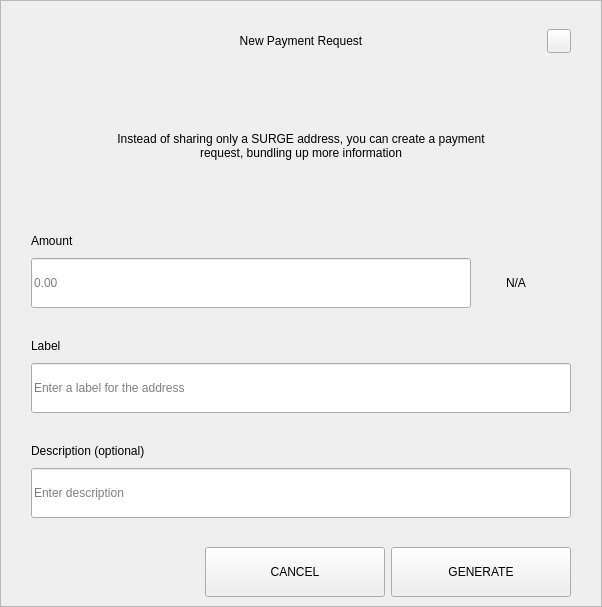
<?xml version="1.0" encoding="UTF-8"?>
<ui version="4.0">
 <class>RequestDialog</class>
 <widget class="QDialog" name="RequestDialog">
  <property name="geometry">
   <rect>
    <x>0</x>
    <y>0</y>
    <width>602</width>
    <height>607</height>
   </rect>
  </property>
  <property name="windowTitle">
   <string notr="true">N/A</string>
  </property>
  <layout class="QVBoxLayout" name="verticalLayout_5">
   <property name="spacing">
    <number>0</number>
   </property>
   <property name="leftMargin">
    <number>0</number>
   </property>
   <property name="topMargin">
    <number>0</number>
   </property>
   <property name="rightMargin">
    <number>0</number>
   </property>
   <property name="bottomMargin">
    <number>0</number>
   </property>
   <item>
    <widget class="QFrame" name="frame">
     <property name="styleSheet">
      <string notr="true"/>
     </property>
     <property name="frameShape">
      <enum>QFrame::StyledPanel</enum>
     </property>
     <property name="frameShadow">
      <enum>QFrame::Raised</enum>
     </property>
     <layout class="QVBoxLayout" name="verticalLayout_4" stretch="1,0,0">
      <property name="spacing">
       <number>0</number>
      </property>
      <property name="leftMargin">
       <number>30</number>
      </property>
      <property name="topMargin">
       <number>20</number>
      </property>
      <property name="rightMargin">
       <number>30</number>
      </property>
      <property name="bottomMargin">
       <number>0</number>
      </property>
      <item>
       <layout class="QHBoxLayout" name="horizontalLayout_3">
        <property name="spacing">
         <number>0</number>
        </property>
        <item>
         <spacer name="horizontalSpacer_21">
          <property name="orientation">
           <enum>Qt::Horizontal</enum>
          </property>
          <property name="sizeHint" stdset="0">
           <size>
            <width>40</width>
            <height>20</height>
           </size>
          </property>
         </spacer>
        </item>
        <item>
         <widget class="QLabel" name="labelTitle">
          <property name="minimumSize">
           <size>
            <width>0</width>
            <height>40</height>
           </size>
          </property>
          <property name="maximumSize">
           <size>
            <width>16777215</width>
            <height>40</height>
           </size>
          </property>
          <property name="styleSheet">
           <string notr="true">padding-left:24px;</string>
          </property>
          <property name="text">
           <string>New Payment Request</string>
          </property>
          <property name="alignment">
           <set>Qt::AlignCenter</set>
          </property>
          <property name="margin">
           <number>7</number>
          </property>
         </widget>
        </item>
        <item>
         <spacer name="horizontalSpacer">
          <property name="orientation">
           <enum>Qt::Horizontal</enum>
          </property>
          <property name="sizeHint" stdset="0">
           <size>
            <width>40</width>
            <height>20</height>
           </size>
          </property>
         </spacer>
        </item>
        <item>
         <widget class="QPushButton" name="btnEsc">
          <property name="minimumSize">
           <size>
            <width>24</width>
            <height>24</height>
           </size>
          </property>
          <property name="maximumSize">
           <size>
            <width>24</width>
            <height>24</height>
           </size>
          </property>
          <property name="focusPolicy">
           <enum>Qt::NoFocus</enum>
          </property>
          <property name="text">
           <string/>
          </property>
         </widget>
        </item>
       </layout>
      </item>
      <item>
       <widget class="QStackedWidget" name="stack">
        <property name="minimumSize">
         <size>
          <width>540</width>
          <height>0</height>
         </size>
        </property>
        <property name="maximumSize">
         <size>
          <width>540</width>
          <height>16777215</height>
         </size>
        </property>
        <property name="currentIndex">
         <number>0</number>
        </property>
        <widget class="QWidget" name="page_1">
         <property name="minimumSize">
          <size>
           <width>540</width>
           <height>0</height>
          </size>
         </property>
         <property name="maximumSize">
          <size>
           <width>540</width>
           <height>16777215</height>
          </size>
         </property>
         <layout class="QVBoxLayout" name="layout1">
          <property name="spacing">
           <number>0</number>
          </property>
          <property name="leftMargin">
           <number>0</number>
          </property>
          <property name="topMargin">
           <number>0</number>
          </property>
          <property name="rightMargin">
           <number>0</number>
          </property>
          <property name="bottomMargin">
           <number>0</number>
          </property>
          <item>
           <spacer name="verticalSpacer_21">
            <property name="orientation">
             <enum>Qt::Vertical</enum>
            </property>
            <property name="sizeType">
             <enum>QSizePolicy::Fixed</enum>
            </property>
            <property name="sizeHint" stdset="0">
             <size>
              <width>20</width>
              <height>30</height>
             </size>
            </property>
           </spacer>
          </item>
          <item alignment="Qt::AlignHCenter">
           <widget class="QLabel" name="labelMessage">
            <property name="minimumSize">
             <size>
              <width>400</width>
              <height>50</height>
             </size>
            </property>
            <property name="text">
             <string>Instead of sharing only a SURGE address, you can create a payment request, bundling up more information</string>
            </property>
            <property name="alignment">
             <set>Qt::AlignCenter</set>
            </property>
            <property name="wordWrap">
             <bool>true</bool>
            </property>
           </widget>
          </item>
          <item alignment="Qt::AlignBottom">
           <widget class="QWidget" name="containerAmount" native="true">
            <layout class="QVBoxLayout" name="verticalLayout">
             <property name="spacing">
              <number>9</number>
             </property>
             <property name="leftMargin">
              <number>0</number>
             </property>
             <property name="topMargin">
              <number>0</number>
             </property>
             <property name="rightMargin">
              <number>0</number>
             </property>
             <property name="bottomMargin">
              <number>0</number>
             </property>
             <item>
              <widget class="QLabel" name="labelSubtitleAmount">
               <property name="minimumSize">
                <size>
                 <width>350</width>
                 <height>16</height>
                </size>
               </property>
               <property name="maximumSize">
                <size>
                 <width>16777215</width>
                 <height>16</height>
                </size>
               </property>
               <property name="text">
                <string>Amount</string>
               </property>
              </widget>
             </item>
             <item alignment="Qt::AlignTop">
              <widget class="QWidget" name="layoutAmount" native="true">
               <layout class="QHBoxLayout" name="horizontalLayout" stretch="2,0">
                <property name="spacing">
                 <number>0</number>
                </property>
                <property name="leftMargin">
                 <number>0</number>
                </property>
                <property name="topMargin">
                 <number>0</number>
                </property>
                <property name="rightMargin">
                 <number>0</number>
                </property>
                <property name="bottomMargin">
                 <number>0</number>
                </property>
                <item>
                 <widget class="QLineEdit" name="lineEditAmount">
                  <property name="minimumSize">
                   <size>
                    <width>0</width>
                    <height>50</height>
                   </size>
                  </property>
                  <property name="maximumSize">
                   <size>
                    <width>16777215</width>
                    <height>50</height>
                   </size>
                  </property>
                  <property name="placeholderText">
                   <string notr="true">0.00</string>
                  </property>
                 </widget>
                </item>
                <item>
                 <widget class="QWidget" name="comboContainer" native="true">
                  <property name="minimumSize">
                   <size>
                    <width>100</width>
                    <height>50</height>
                   </size>
                  </property>
                  <property name="maximumSize">
                   <size>
                    <width>16777215</width>
                    <height>50</height>
                   </size>
                  </property>
                  <layout class="QHBoxLayout" name="horizontalLayout_31">
                   <property name="spacing">
                    <number>0</number>
                   </property>
                   <property name="leftMargin">
                    <number>0</number>
                   </property>
                   <property name="topMargin">
                    <number>0</number>
                   </property>
                   <property name="rightMargin">
                    <number>10</number>
                   </property>
                   <property name="bottomMargin">
                    <number>0</number>
                   </property>
                   <item>
                    <widget class="QLabel" name="comboBoxCoin">
                     <property name="text">
                      <string notr="true">N/A</string>
                     </property>
                     <property name="alignment">
                      <set>Qt::AlignCenter</set>
                     </property>
                    </widget>
                   </item>
                  </layout>
                 </widget>
                </item>
               </layout>
              </widget>
             </item>
            </layout>
           </widget>
          </item>
          <item>
           <spacer name="verticalSpacer_31">
            <property name="orientation">
             <enum>Qt::Vertical</enum>
            </property>
            <property name="sizeType">
             <enum>QSizePolicy::Fixed</enum>
            </property>
            <property name="sizeHint" stdset="0">
             <size>
              <width>20</width>
              <height>30</height>
             </size>
            </property>
           </spacer>
          </item>
          <item>
           <layout class="QVBoxLayout" name="verticalLayoutLabel">
            <property name="spacing">
             <number>9</number>
            </property>
            <item>
             <widget class="QLabel" name="labelSubtitleLabel">
              <property name="minimumSize">
               <size>
                <width>0</width>
                <height>16</height>
               </size>
              </property>
              <property name="maximumSize">
               <size>
                <width>16777215</width>
                <height>16</height>
               </size>
              </property>
              <property name="text">
               <string>Label</string>
              </property>
             </widget>
            </item>
            <item>
             <widget class="QLineEdit" name="lineEditLabel">
              <property name="minimumSize">
               <size>
                <width>0</width>
                <height>50</height>
               </size>
              </property>
              <property name="maximumSize">
               <size>
                <width>16777215</width>
                <height>50</height>
               </size>
              </property>
              <property name="placeholderText">
               <string>Enter a label for the address</string>
              </property>
             </widget>
            </item>
           </layout>
          </item>
          <item>
           <spacer name="verticalSpacer_34">
            <property name="orientation">
             <enum>Qt::Vertical</enum>
            </property>
            <property name="sizeType">
             <enum>QSizePolicy::Fixed</enum>
            </property>
            <property name="sizeHint" stdset="0">
             <size>
              <width>20</width>
              <height>30</height>
             </size>
            </property>
           </spacer>
          </item>
          <item>
           <layout class="QVBoxLayout" name="verticalLayoutDescription">
            <property name="spacing">
             <number>9</number>
            </property>
            <item>
             <widget class="QLabel" name="labelSubtitleDescription">
              <property name="minimumSize">
               <size>
                <width>0</width>
                <height>16</height>
               </size>
              </property>
              <property name="maximumSize">
               <size>
                <width>16777215</width>
                <height>16</height>
               </size>
              </property>
              <property name="text">
               <string>Description (optional)</string>
              </property>
             </widget>
            </item>
            <item>
             <widget class="QLineEdit" name="lineEditDescription">
              <property name="minimumSize">
               <size>
                <width>0</width>
                <height>50</height>
               </size>
              </property>
              <property name="maximumSize">
               <size>
                <width>16777215</width>
                <height>50</height>
               </size>
              </property>
              <property name="placeholderText">
               <string>Enter description</string>
              </property>
             </widget>
            </item>
            <item>
             <spacer name="verticalSpacer_4">
              <property name="orientation">
               <enum>Qt::Vertical</enum>
              </property>
              <property name="sizeType">
               <enum>QSizePolicy::Fixed</enum>
              </property>
              <property name="sizeHint" stdset="0">
               <size>
                <width>20</width>
                <height>20</height>
               </size>
              </property>
             </spacer>
            </item>
           </layout>
          </item>
         </layout>
        </widget>
        <widget class="QWidget" name="page_2">
         <layout class="QVBoxLayout" name="layout2">
          <item>
           <spacer name="verticalSpacer_5">
            <property name="orientation">
             <enum>Qt::Vertical</enum>
            </property>
            <property name="sizeType">
             <enum>QSizePolicy::Fixed</enum>
            </property>
            <property name="sizeHint" stdset="0">
             <size>
              <width>20</width>
              <height>50</height>
             </size>
            </property>
           </spacer>
          </item>
          <item alignment="Qt::AlignHCenter">
           <widget class="QLabel" name="labelQrImg">
            <property name="minimumSize">
             <size>
              <width>260</width>
              <height>260</height>
             </size>
            </property>
            <property name="maximumSize">
             <size>
              <width>260</width>
              <height>260</height>
             </size>
            </property>
            <property name="text">
             <string/>
            </property>
            <property name="alignment">
             <set>Qt::AlignCenter</set>
            </property>
           </widget>
          </item>
          <item>
           <spacer name="verticalSpacer_2">
            <property name="orientation">
             <enum>Qt::Vertical</enum>
            </property>
            <property name="sizeType">
             <enum>QSizePolicy::Fixed</enum>
            </property>
            <property name="sizeHint" stdset="0">
             <size>
              <width>20</width>
              <height>30</height>
             </size>
            </property>
           </spacer>
          </item>
          <item alignment="Qt::AlignHCenter">
           <widget class="QLabel" name="labelAddress">
            <property name="text">
             <string notr="true">N/A </string>
            </property>
           </widget>
          </item>
          <item>
           <spacer name="verticalSpacer_32">
            <property name="orientation">
             <enum>Qt::Vertical</enum>
            </property>
            <property name="sizeType">
             <enum>QSizePolicy::Expanding</enum>
            </property>
            <property name="sizeHint" stdset="0">
             <size>
              <width>20</width>
              <height>20</height>
             </size>
            </property>
           </spacer>
          </item>
          <item>
           <layout class="QHBoxLayout" name="horizontal">
            <property name="leftMargin">
             <number>20</number>
            </property>
            <property name="rightMargin">
             <number>20</number>
            </property>
            <property name="bottomMargin">
             <number>20</number>
            </property>
            <item>
             <spacer name="horizontalSpacer_4">
              <property name="orientation">
               <enum>Qt::Horizontal</enum>
              </property>
              <property name="sizeHint" stdset="0">
               <size>
                <width>40</width>
                <height>20</height>
               </size>
              </property>
             </spacer>
            </item>
            <item>
             <widget class="QPushButton" name="btnCopyAddress">
              <property name="minimumSize">
               <size>
                <width>180</width>
                <height>50</height>
               </size>
              </property>
              <property name="text">
               <string>COPY ADDRESS</string>
              </property>
             </widget>
            </item>
            <item>
             <widget class="QPushButton" name="btnCopyUrl">
              <property name="minimumSize">
               <size>
                <width>180</width>
                <height>50</height>
               </size>
              </property>
              <property name="text">
               <string>COPY URL</string>
              </property>
             </widget>
            </item>
            <item>
             <spacer name="horizontalSpacer_2">
              <property name="orientation">
               <enum>Qt::Horizontal</enum>
              </property>
              <property name="sizeHint" stdset="0">
               <size>
                <width>40</width>
                <height>20</height>
               </size>
              </property>
             </spacer>
            </item>
           </layout>
          </item>
         </layout>
        </widget>
       </widget>
      </item>
      <item>
       <widget class="QWidget" name="buttonsStack" native="true">
        <layout class="QHBoxLayout" name="horizontalLayout_5">
         <property name="leftMargin">
          <number>20</number>
         </property>
         <property name="rightMargin">
          <number>0</number>
         </property>
         <item>
          <spacer name="horizontalSpacer_41">
           <property name="orientation">
            <enum>Qt::Horizontal</enum>
           </property>
           <property name="sizeHint" stdset="0">
            <size>
             <width>40</width>
             <height>20</height>
            </size>
           </property>
          </spacer>
         </item>
         <item>
          <widget class="QPushButton" name="btnCancel">
           <property name="minimumSize">
            <size>
             <width>180</width>
             <height>50</height>
            </size>
           </property>
           <property name="focusPolicy">
            <enum>Qt::NoFocus</enum>
           </property>
           <property name="text">
            <string>CANCEL</string>
           </property>
          </widget>
         </item>
         <item>
          <widget class="QPushButton" name="btnSave">
           <property name="minimumSize">
            <size>
             <width>180</width>
             <height>50</height>
            </size>
           </property>
           <property name="focusPolicy">
            <enum>Qt::NoFocus</enum>
           </property>
           <property name="text">
            <string>GENERATE</string>
           </property>
          </widget>
         </item>
        </layout>
       </widget>
      </item>
     </layout>
    </widget>
   </item>
  </layout>
 </widget>
 <resources/>
 <connections/>
</ui>
